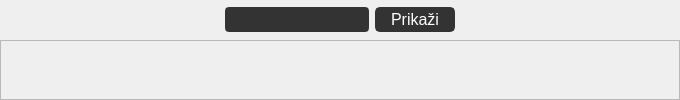
                      <widget class="QWidget" name="page_view_graphs">
                       <layout class="QVBoxLayout" name="verticalLayout_9">
                        <property name="spacing">
                         <number>0</number>
                        </property>
                        <property name="leftMargin">
                         <number>0</number>
                        </property>
                        <property name="topMargin">
                         <number>0</number>
                        </property>
                        <property name="rightMargin">
                         <number>0</number>
                        </property>
                        <property name="bottomMargin">
                         <number>0</number>
                        </property>
                        <item>
                         <widget class="QFrame" name="frame_view_graph_fun">
                          <property name="minimumSize">
                           <size>
                            <width>0</width>
                            <height>40</height>
                           </size>
                          </property>
                          <property name="maximumSize">
                           <size>
                            <width>16777215</width>
                            <height>40</height>
                           </size>
                          </property>
                          <property name="frameShape">
                           <enum>QFrame::NoFrame</enum>
                          </property>
                          <property name="frameShadow">
                           <enum>QFrame::Plain</enum>
                          </property>
                          <property name="lineWidth">
                           <number>0</number>
                          </property>
                          <layout class="QHBoxLayout" name="horizontalLayout_47">
                           <property name="spacing">
                            <number>0</number>
                           </property>
                           <property name="leftMargin">
                            <number>0</number>
                           </property>
                           <property name="topMargin">
                            <number>0</number>
                           </property>
                           <property name="rightMargin">
                            <number>0</number>
                           </property>
                           <property name="bottomMargin">
                            <number>0</number>
                           </property>
                           <item>
                            <widget class="QPushButton" name="bn_graph_prev">
                             <property name="enabled">
                              <bool>false</bool>
                             </property>
                             <property name="sizePolicy">
                              <sizepolicy hsizetype="Minimum" vsizetype="MinimumExpanding">
                               <horstretch>0</horstretch>
                               <verstretch>0</verstretch>
                              </sizepolicy>
                             </property>
                             <property name="minimumSize">
                              <size>
                               <width>120</width>
                               <height>40</height>
                              </size>
                             </property>
                             <property name="maximumSize">
                              <size>
                               <width>240</width>
                               <height>40</height>
                              </size>
                             </property>
                             <property name="styleSheet">
                              <string notr="true">QPushButton {
      color: rgba(255,255,255,255);
      font-weight: 900;
      border: none;
      background-color: rgba(0,0,0,0);
  }
  QPushButton:hover {
      background-color: rgb(51,50,50);
  }
  QPushButton:pressed {
      background-color: rgba(0,0,0,0);
  }</string>
                             </property>
                             <property name="text">
                              <string/>
                             </property>
                             <property name="icon">
                              <iconset>
                               <normaloff>icons/1x/prevAsset.png</normaloff>icons/1x/prevAsset.png</iconset>
                             </property>
                             <property name="iconSize">
                              <size>
                               <width>28</width>
                               <height>28</height>
                              </size>
                             </property>
                             <property name="flat">
                              <bool>true</bool>
                             </property>
                            </widget>
                           </item>
                           <item>
                            <widget class="QFrame" name="frame_15">
                             <property name="minimumSize">
                              <size>
                               <width>440</width>
                               <height>40</height>
                              </size>
                             </property>
                             <property name="maximumSize">
                              <size>
                               <width>16777215</width>
                               <height>40</height>
                              </size>
                             </property>
                             <property name="frameShape">
                              <enum>QFrame::NoFrame</enum>
                             </property>
                             <property name="frameShadow">
                              <enum>QFrame::Plain</enum>
                             </property>
                             <layout class="QHBoxLayout" name="horizontalLayout_48">
                              <property name="leftMargin">
                               <number>0</number>
                              </property>
                              <property name="topMargin">
                               <number>0</number>
                              </property>
                              <property name="rightMargin">
                               <number>0</number>
                              </property>
                              <property name="bottomMargin">
                               <number>0</number>
                              </property>
                              <item>
                               <spacer name="horizontalSpacer_15">
                                <property name="orientation">
                                 <enum>Qt::Horizontal</enum>
                                </property>
                                <property name="sizeHint" stdset="0">
                                 <size>
                                  <width>105</width>
                                  <height>17</height>
                                 </size>
                                </property>
                               </spacer>
                              </item>
                              <item>
                               <widget class="QLineEdit" name="line_view_graph">
                                <property name="enabled">
                                 <bool>true</bool>
                                </property>
                                <property name="minimumSize">
                                 <size>
                                  <width>100</width>
                                  <height>25</height>
                                 </size>
                                </property>
                                <property name="maximumSize">
                                 <size>
                                  <width>150</width>
                                  <height>25</height>
                                 </size>
                                </property>
                                <property name="font">
                                 <font>
                                  <family>Segoe UI</family>
                                  <pointsize>12</pointsize>
                                 </font>
                                </property>
                                <property name="autoFillBackground">
                                 <bool>false</bool>
                                </property>
                                <property name="styleSheet">
                                 <string notr="true">QLineEdit {
      color:rgb(255,255,255);
      border:2px solid rgb(51,51,51);
      border-radius:4px;
      background:rgb(51,51,51);
  }

  QLineEdit:disabled {
      color:rgb(255,255,255);
      border:2px solid rgb(112,112,112);
      border-radius:4px;
      background:rgb(112,112,112);
  }</string>
                                </property>
                                <property name="text">
                                 <string/>
                                </property>
                               </widget>
                              </item>
                              <item>
                               <widget class="QPushButton" name="bn_show_graph">
                                <property name="minimumSize">
                                 <size>
                                  <width>80</width>
                                  <height>25</height>
                                 </size>
                                </property>
                                <property name="maximumSize">
                                 <size>
                                  <width>80</width>
                                  <height>25</height>
                                 </size>
                                </property>
                                <property name="font">
                                 <font>
                                  <family>Segoe UI</family>
                                  <pointsize>12</pointsize>
                                 </font>
                                </property>
                                <property name="styleSheet">
                                 <string notr="true">QPushButton {
      border: 2px solid rgb(51,51,51);
      border-radius: 5px;
      color:rgb(255,255,255);
      background-color: rgb(51,51,51);
  }
  QPushButton:hover {
      border: 2px solid rgb(0,143,150);
      background-color: rgb(0,143,150);
  }
  QPushButton:pressed {
      border: 2px solid rgb(0,143,150);
      background-color: rgb(51,51,51);
  }

  QPushButton:disabled {
      border-radius: 5px;
      border: 2px solid rgb(112,112,112);
      background-color: rgb(112,112,112);
  }</string>
                                </property>
                                <property name="text">
                                 <string>Prikaži</string>
                                </property>
                                <property name="checkable">
                                 <bool>false</bool>
                                </property>
                                <property name="flat">
                                 <bool>true</bool>
                                </property>
                               </widget>
                              </item>
                              <item>
                               <spacer name="horizontalSpacer_16">
                                <property name="orientation">
                                 <enum>Qt::Horizontal</enum>
                                </property>
                                <property name="sizeHint" stdset="0">
                                 <size>
                                  <width>104</width>
                                  <height>17</height>
                                 </size>
                                </property>
                               </spacer>
                              </item>
                             </layout>
                            </widget>
                           </item>
                           <item>
                            <widget class="QPushButton" name="bn_graph_next">
                             <property name="enabled">
                              <bool>false</bool>
                             </property>
                             <property name="sizePolicy">
                              <sizepolicy hsizetype="Minimum" vsizetype="MinimumExpanding">
                               <horstretch>0</horstretch>
                               <verstretch>0</verstretch>
                              </sizepolicy>
                             </property>
                             <property name="minimumSize">
                              <size>
                               <width>120</width>
                               <height>40</height>
                              </size>
                             </property>
                             <property name="maximumSize">
                              <size>
                               <width>240</width>
                               <height>40</height>
                              </size>
                             </property>
                             <property name="styleSheet">
                              <string notr="true">QPushButton {
      color: rgba(255,255,255,255);
      font-weight: 900;
      border: none;
      background-color: rgba(0,0,0,0);
  }
  QPushButton:hover {
      background-color: rgb(51,50,50);
  }
  QPushButton:pressed {
      background-color: rgba(0,0,0,0);
  }</string>
                             </property>
                             <property name="text">
                              <string/>
                             </property>
                             <property name="icon">
                              <iconset>
                               <normaloff>icons/1x/nextAsset.png</normaloff>icons/1x/nextAsset.png</iconset>
                             </property>
                             <property name="iconSize">
                              <size>
                               <width>28</width>
                               <height>28</height>
                              </size>
                             </property>
                             <property name="flat">
                              <bool>true</bool>
                             </property>
                            </widget>
                           </item>
                          </layout>
                         </widget>
                        </item>
                        <item>
                         <widget class="QFrame" name="frame_view_graphs">
                          <property name="frameShape">
                           <enum>QFrame::StyledPanel</enum>
                          </property>
                          <property name="frameShadow">
                           <enum>QFrame::Raised</enum>
                          </property>
                         </widget>
                        </item>
                       </layout>
                      </widget>
